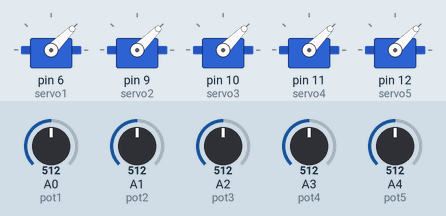
Bench run of a sketch on a simulated Arduino Uno, built with avr-gcc and run on an emulated ATmega328P. On the bench: 5 × servo. Inputs (shaded band) come from the test bench; at power-on: A0 (pot1) = 512, A1 (pot2) = 512, A2 (pot3) = 512, A3 (pot4) = 512, A4 (pot5) = 512.

Above: at 1.2 s.
1.3 s: A0 (pot1) set to 716
At 2.5 s:
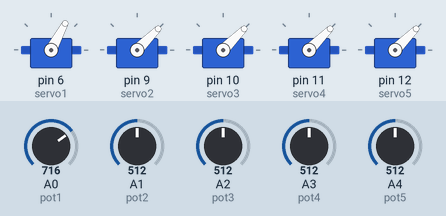
2.8 s: A1 (pot2) set to 716
At 3.8 s:
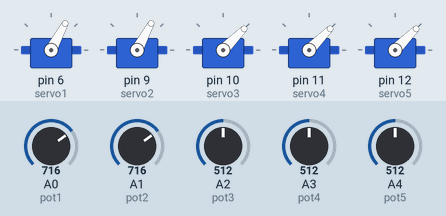
4.3 s: A2 (pot3) set to 716
At 4.9 s:
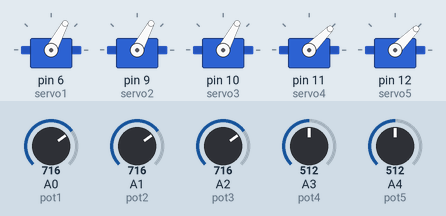
5.8 s: A3 (pot4) set to 716
At 6.1 s:
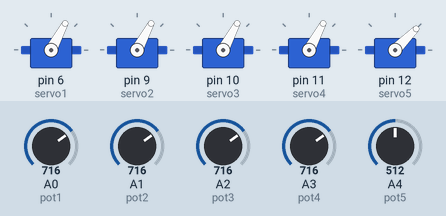
7.3 s: A4 (pot5) set to 716
At 8.4 s:
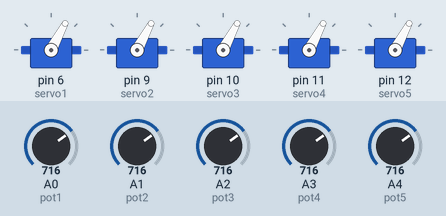
8.8 s: A0 (pot1) set to 992
At 9.6 s:
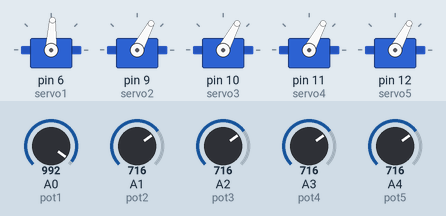
Timing chart, 0 to 11.3 s (numbered marks = the images above; inputs shaded):
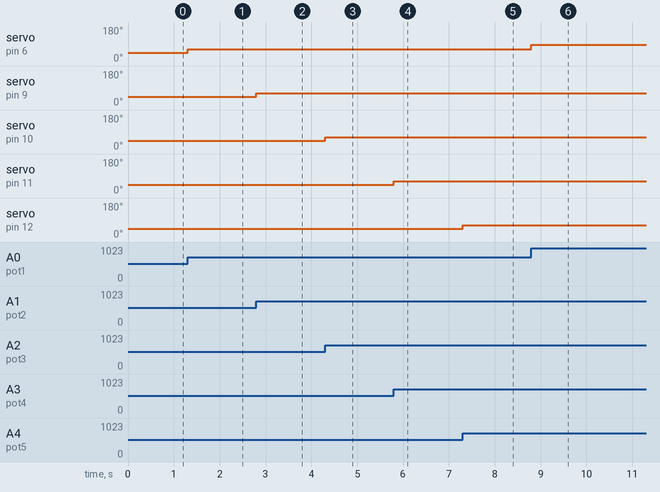

The sketch:

brave_robo1.ino
```cpp
/*
Hello my name is Khaled Khouj
This is the servo circuit code
*/

#include <Servo.h>

Servo servo1; // Servos
Servo servo2;
Servo servo3;
Servo servo4;
Servo servo5;

const int pot1 = A0; // Attach potentimeters
const int pot2 = A1;
const int pot3 = A2;
const int pot4 = A3;
const int pot5 = A4;

void setup() {
  // Set up everything and will run once

  servo1.attach(6); // Attach servos and define the pin modes
  servo2.attach(9);
  servo3.attach(10);
  servo4.attach(11);
   servo5.attach(12);

  Serial.begin(9600); // Begin the arduino/loop
}

void loop() {
  // put your main code here, to run repeatedly:

  int pot1Value = analogRead(pot1); // Read the values of the potentiometers
  int pot2Value = analogRead(pot2);
  int pot3Value = analogRead(pot3);
  int pot4Value = analogRead(pot4);
  int pot5Value = analogRead(pot5);

  int pot1Angle = map(pot1Value, 0, 1023, 0, 90); // Map the values of potentiometers (0-1023) to angles that the servo can read (0-179 degrees)
  int pot2Angle = map(pot2Value, 0, 1023, 0, 90);
  int pot3Angle = map(pot3Value, 0, 1023, 0, 90);
  int pot4Angle = map(pot4Value, 0, 1023, 0, 90);
   int pot5Angle = map(pot5Value, 0, 1023, 0, 90);

  servo1.write(pot1Angle); // Make the servos move to the mapped angles
  servo2.write(pot2Angle);
  servo3.write(pot3Angle);
  servo4.write(pot4Angle);
  servo5.write(pot5Angle);
}
```

Measured:
- after the input at 1.3 s, servo on pin 6 (servo1): 45° → 62° at once
- after the input at 2.8 s, servo on pin 9 (servo2): 45° → 62° at once
- after the input at 4.3 s, servo on pin 10 (servo3): 45° → 62° at once
- after the input at 5.8 s, servo on pin 11 (servo4): 45° → 62° at once
- after the input at 7.3 s, servo on pin 12 (servo5): 45° → 62° at once
- after the input at 8.8 s, servo on pin 6 (servo1): 62° → 87° at once
